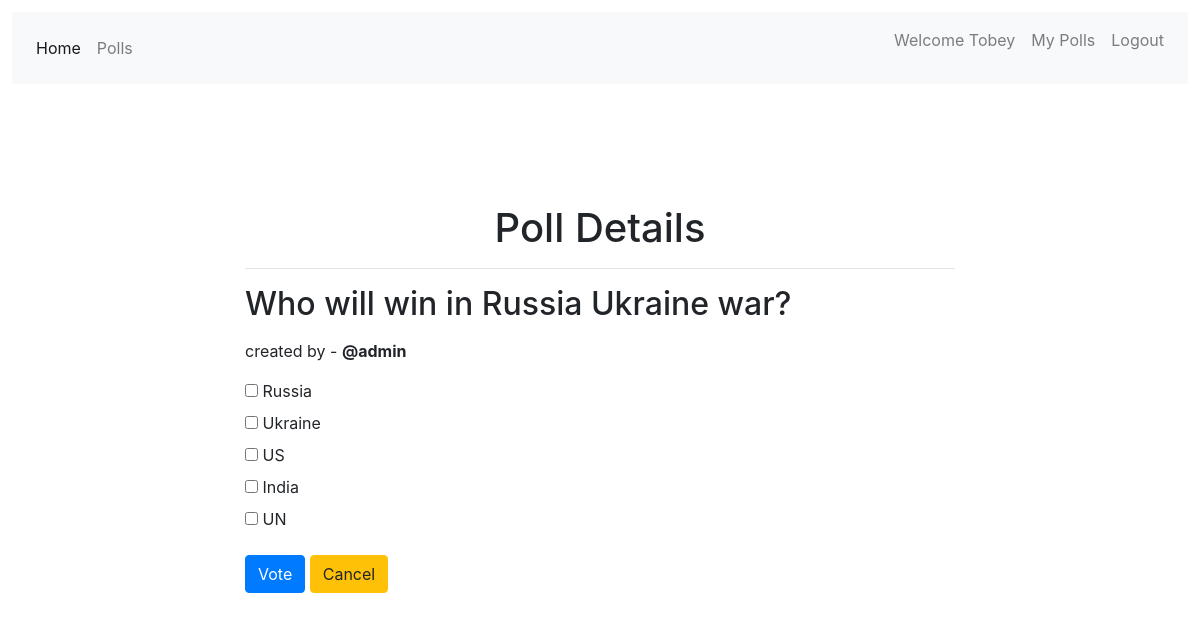
/polls/1/ (signed in), run on the app's committed database.
### accounts/models.py (models this page shows, shortened)
class User_meta_data(models.Model):
    first_name = models.CharField(max_length=200,null=True,blank=True)
    last_name = models.CharField(max_length=200, null=True, blank=True)
    user = models.ForeignKey(User,related_name='usermeta',on_delete=models.CASCADE)

### polls/models.py (models this page shows, shortened)
class Poll_question(models.Model):
    question_body = models.CharField(max_length=200)
    is_single = models.BooleanField(default=1, verbose_name="Single Choice")
    published_date = models.DateTimeField('Date Published', default=timezone.now)
    creator = models.ForeignKey(User, on_delete=models.CASCADE)
    def __str__(self):
        return self.question_body
    def user_can_vote(self, user):
        user_votes = user.individual_vote_set.all()
        ques = user_votes.filter(question=self)
        if ques.exists():
            return False
        return True
    class Meta:
        ordering = ['-published_date']

class Poll_option(models.Model):
    question = models.ForeignKey(Poll_question, on_delete=models.CASCADE)
    option_body = models.CharField(max_length=200)

### polls/views.py (the view, shortened to what this page needs)
# urls.py: path('<int:pk>/', views.poll_detail, name='detail'),
def poll_detail(request, pk):
    user_meta = User_meta_data.objects.get(id=request.user.id)
    question = get_object_or_404(Poll_question, pk=pk)
    owner = False
    if request.user == question.creator:
        owner = True
    loop_count = question.poll_option_set.count()
    context = {
        'poll': question,
        'loop_time': range(0, loop_count),
        'owner': owner,
        'pk': pk,
        'user': user_meta
    }
    return render(request, 'polls/poll_detail.html', context)

### polls/templates/polls/poll_detail.html (shortened to what this page needs)
{% extends 'base.html' %}
{% block content %}
<div style="margin-top: 10vw;" class="container">
    <div class="col-md-8 offset-sm-2" style="padding-bottom:1.5vw;background-color: rgba(255, 255, 255, 0.95);">
        <h1 class="text-center">Poll Details</h1>
        <hr>
        <h2 class="mt-3 mb-3">{{ poll }}</h2>
        <p>created by - <b>@{{ poll.creator }}</b></p>
        <form action="{% url 'polls:vote' poll.id %}" method="POST">
            {% for choice in poll.poll_option_set.all %}
            {% if poll.is_single %}
            <input type="radio" name="choice" id="choice{{ forloop.counter }}" value="{{ choice.id }}">
            <label for="choice{{ forloop.counter }}">{{ choice.option_body }}</label>
            {% else %}
            <input type="checkbox" name="choice" id="choice{{ forloop.counter }}" value="{{ choice.id }}">
            <label for="choice{{ forloop.counter }}">{{ choice.option_body }}</label>
            {% endif %}
            <br>
            {% endfor %}
            <input type="submit" value="Vote" class="btn btn-primary mt-3">
            <a class="btn btn-warning mt-3" href="{% url 'polls:list' %}" role="button">Cancel</a>
        </form>
    </div>
    <div class="col-md-8 offset-sm-2">
        <br>
        <br>
    </div>
</div>
{% endblock content %}

### templates/base.html (shortened to what this page needs)
{% load static %}
<!DOCTYPE html>
<html lang="en">
  <head>
    <link
      rel="stylesheet"
      href="https://maxcdn.bootstrapcdn.com/bootstrap/4.0.0/css/bootstrap.min.css"
    />
    <link
      rel="stylesheet"
      href="https://use.fontawesome.com/releases/v5.0.13/css/all.css"
    />
    <link
      rel="stylesheet"
      href="https://use.fontawesome.com/releases/v5.6.3/css/all.css"
    />
  </head>
  <body>
    {% include 'navbar.html' %} {% block content %} {% endblock content%}
  </body>
</html>

### templates/navbar.html (shortened to what this page needs)
<nav class="navbar navbar-expand-sm navbar-light bg-light">
    <div class="collapse navbar-collapse" id="collapsibleNavId">
        <ul class="navbar-nav mr-auto mt-2 mt-lg-0">
            <li class="nav-item active">
                <a class="nav-link" href="{% url 'home' %}">Home <span class="sr-only">(current)</span></a>
            </li>
            {% if request.user.is_authenticated %}
            <li class="nav-item">
                <a class="nav-link" href="{% url 'polls:list' %}">Polls</a>
            </li>
            {% endif %}
        </ul>
        <div class="navbar-nav ml-auto">
            {% if request.user.is_authenticated %}
            <p class="nav-link">Welcome {{user.first_name}}</p>
            <a class="nav-link" href="{% url 'polls:list_by_user' %}">My Polls</a>
            <a class="nav-link" href="{% url 'accounts:logout' %}">Logout</a>
            {% else %}
            <a class="nav-link" href="{% url 'accounts:login' %}">Login</a>
            <a class="nav-link" href="{% url 'accounts:register' %}">Register</a>
            {% endif %}
        </div>
    </div>
</nav>

### templates/base.html (style rules this page uses)
html, body { height: 100%; padding: 0.5vw; }

### polls/templates/polls/poll_detail.html (style rules this page uses)
body { background-image: url('https://www.vevox.com/getmedia/bd789c97-3d31-4aa5-801c-a6d7d08af4ca/Meetoo_Header_600x200_ProductTraining_2-1.jpg'); background-size: cover; }

### data on the page
User_meta_data: first_name "Tobey"
Poll_question: question_body "Who will win in Russia Ukraine war?", creator "admin"
Poll_option: option_body "Russia"
Poll_option: option_body "Ukraine"
Poll_option: option_body "US"
Poll_option: option_body "India"
Poll_option: option_body "UN"
